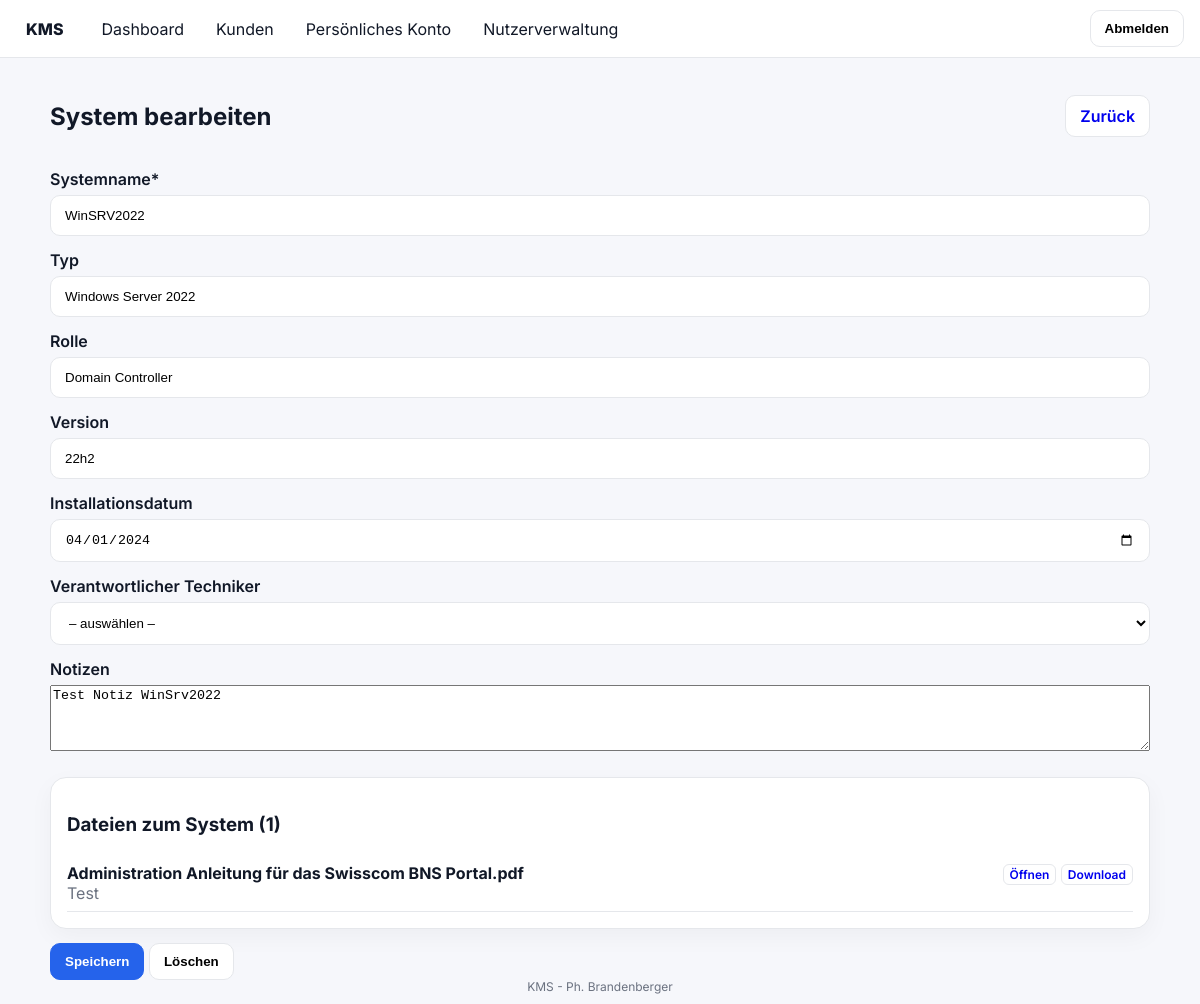
Screenshot of /?route=system_edit&id=3 (signed in) with the database file from the repository.
### tables this page shows
CREATE TABLE `systems` (
  `id` int(10) UNSIGNED NOT NULL,
  `customer_id` int(10) UNSIGNED NOT NULL,
  `name` varchar(255) NOT NULL,
  `type` varchar(120) DEFAULT NULL,
  `role` varchar(255) DEFAULT NULL,
  `version` varchar(120) DEFAULT NULL,
  `role_note` varchar(255) DEFAULT NULL,
  `os_version` varchar(120) DEFAULT NULL,
  `install_date` date DEFAULT NULL,
  `responsible_technician_id` int(10) UNSIGNED DEFAULT NULL,
  `notes` text DEFAULT NULL,
  `status` enum('aktiv','pausiert','stillgelegt') NOT NULL DEFAULT 'aktiv'
);

CREATE TABLE `customer_files` (
  `id` int(10) UNSIGNED NOT NULL,
  `customer_id` int(10) UNSIGNED NOT NULL,
  `folder_id` int(10) UNSIGNED DEFAULT NULL,
  `system_id` int(10) UNSIGNED DEFAULT NULL,
  `task_id` int(10) UNSIGNED DEFAULT NULL,
  `stored_name` varchar(255) NOT NULL,
  `original_name` varchar(255) NOT NULL,
  `mime` varchar(190) DEFAULT NULL,
  `size_bytes` bigint(20) UNSIGNED DEFAULT NULL,
  `description` varchar(500) DEFAULT NULL,
  `uploaded_by` int(10) UNSIGNED DEFAULT NULL,
  `created_at` timestamp NOT NULL DEFAULT current_timestamp()
);

### src/DB.php (called while the page is built, shortened)
<?php
class DB {
  public static function pdo(): PDO {
    static $pdo = null;
    if ($pdo) return $pdo;
    $dsn = 'mysql:host='.Config::DB_HOST
         . ';port='.Config::DB_PORT
         . ';dbname='.Config::DB_NAME
         . ';charset='.Config::DB_CHARSET;
    $opts = [
      PDO::ATTR_ERRMODE            => PDO::ERRMODE_EXCEPTION,
      PDO::ATTR_DEFAULT_FETCH_MODE => PDO::FETCH_ASSOC,
      PDO::ATTR_EMULATE_PREPARES   => false,
    ];
    try {
      $pdo = new PDO($dsn, Config::DB_USER, Config::DB_PASS, $opts);
    } catch (PDOException $e) {
      http_response_code(500);
      exit('DB-Verbindung fehlgeschlagen: '.$e->getMessage());
    }
    return $pdo;
  }
}

### src/SystemRepo.php (called while the page is built, shortened)
<?php
class SystemRepo {
  public static function find(int $id): ?array {
    $st = DB::pdo()->prepare("SELECT * FROM systems WHERE id = ? LIMIT 1");
    $st->execute([$id]);
    return $st->fetch() ?: null;
  }
}

### src/FileRepo.php (called while the page is built, shortened)
<?php
class FileRepo
{
    public static function listBySystem(int $systemId): array
    {
        $sql = "
            SELECT f.*
            FROM customer_file_systems cfs
            JOIN customer_files f ON f.id = cfs.file_id
            WHERE cfs.system_id = ?
            ORDER BY f.id DESC
        ";
        $st = DB::pdo()->prepare($sql);
        $st->execute([$systemId]);
        return $st->fetchAll(PDO::FETCH_ASSOC) ?: [];
    }
}

### views/system_edit.php (the view, shortened to what this page needs)
<section class="dash">
  <header class="dash-header">
    <div><h2>System bearbeiten</h2></div>
    <div class="actions"><a class="btn" href="?route=customer_view&id=<?= (int)$s['customer_id'] ?>">Zurück</a></div>
  </header>
  <form method="post" action="?route=system_update&id=<?= (int)$s['id'] ?>" class="form">
    <label>Systemname* <input type="text" name="name" required value="<?= htmlspecialchars($s['name']) ?>"></label>
    <div class="grid">
      <label>Typ <input type="text" name="type" value="<?= htmlspecialchars($s['type'] ?? '') ?>"></label>
      <label>Rolle <input type="text" name="role" value="<?= htmlspecialchars($s['role'] ?? '') ?>"></label>
    </div>
    <div class="grid">
      <label>Version <input type="text" name="version" value="<?= htmlspecialchars($s['version'] ?? '') ?>"></label>
      <label>Installationsdatum <input type="date" name="install_date" value="<?= htmlspecialchars($s['install_date'] ?? '') ?>"></label>
    </div>
    <label>Verantwortlicher Techniker
      <select name="responsible_technician_id">
        <option value="">– auswählen –</option>
      </select>
    </label>
    <label>Notizen
      <textarea name="notes" rows="4"><?= htmlspecialchars($s['notes'] ?? '') ?></textarea>
    </label>
	<?php $files = \App\FileRepo::listBySystem((int)$s['id']); ?>
	<div class="card" style="margin-top:12px">
	  <h3>Dateien zum System (<?= count($files) ?>)</h3>
	  <?php if (!$files): ?><p class="muted">Keine Dateien verknüpft.</p>
	  <?php else: ?>
		<ul class="simple-list">
		  <?php foreach ($files as $f): ?>
			<li>
			  <div>
				<strong><?= htmlspecialchars($f['original_name']) ?></strong>
				<?php if (!empty($f['description'])): ?>
				  <div class="muted"><?= htmlspecialchars($f['description']) ?></div>
				<?php endif; ?>
			  </div>
			  <div class="actions">
				<a class="btn small" href="?route=file_preview&id=<?= (int)$f['id'] ?>">Öffnen</a>
				<a class="btn small" href="?route=file_download&id=<?= (int)$f['id'] ?>">Download</a>
			  </div>
			</li>
		  <?php endforeach; ?>
		</ul>
	  <?php endif; ?>
	</div>
    <div class="flex gap">
      <button class="btn primary" type="submit">Speichern</button>
      <form method="post" action="?route=system_delete&id=<?= (int)$s['id'] ?>" onsubmit="return confirm('System wirklich löschen?');" style="display:inline">
        <button class="btn danger" type="submit">Löschen</button>
      </form>
    </div>
  </form>
</section>

### public/assets/styles.css (style rules this page uses)
:root { --bg:#f6f7fb; --card:#fff; --muted:#6b7280; --text:#111827; --primary:#2563eb; --border:#e5e7eb; }
* { box-sizing:border-box; }
html,body { margin:0; padding:0; font-family:Inter,system-ui,-apple-system,Segoe UI,Roboto,Arial,sans-serif; color:var(--text); background:var(--bg); }
.form { display:flex; flex-direction:column; gap:14px; margin-top:10px; }
.form label { display:flex; flex-direction:column; gap:6px; font-weight:600; }
.form input, .form select { padding:12px 14px; border:1px solid var(--border); border-radius:10px; background:#fff; outline:none; }
.btn { display:inline-flex; align-items:center; justify-content:center; gap:8px; padding:10px 14px; border:1px solid var(--border); background:#fff; border-radius:10px; cursor:pointer; text-decoration:none; font-weight:600; }
.btn.primary { background:var(--primary); border-color:var(--primary); color:#fff; }
.muted { color:var(--muted); }
.dash { width:min(1100px, 100%); margin-inline:auto; }
.dash-header { display:flex; align-items:center; justify-content:space-between; margin-bottom:18px; }
.card { background:var(--card); border:1px solid var(--border); border-radius:16px; padding:16px; box-shadow:0 8px 24px rgba(0,0,0,.04); }
.grid { display:grid; grid-template-columns:1fr; gap:14px; }
.simple-list { list-style:none;margin:0;padding:0 }
.simple-list li { display:flex;justify-content:space-between;align-items:flex-start; border-bottom:1px solid var(--border);padding:8px 0 }
.btn.small { padding:2px 6px;font-size:12px;border-radius:6px }

### rows the page displays
systems: name "WinSRV2022", type "Windows Server 2022", role "Domain Controller", version "22h2", install_date "04/01/2024", notes "Test Notiz WinSrv2022"
customer_files: original_name "Administration Anleitung für das Swisscom BNS Portal.pdf", description "Test"

### other values shown
count($files) "1"
Config::APP_NAME "KMS - Ph. Brandenberger"
